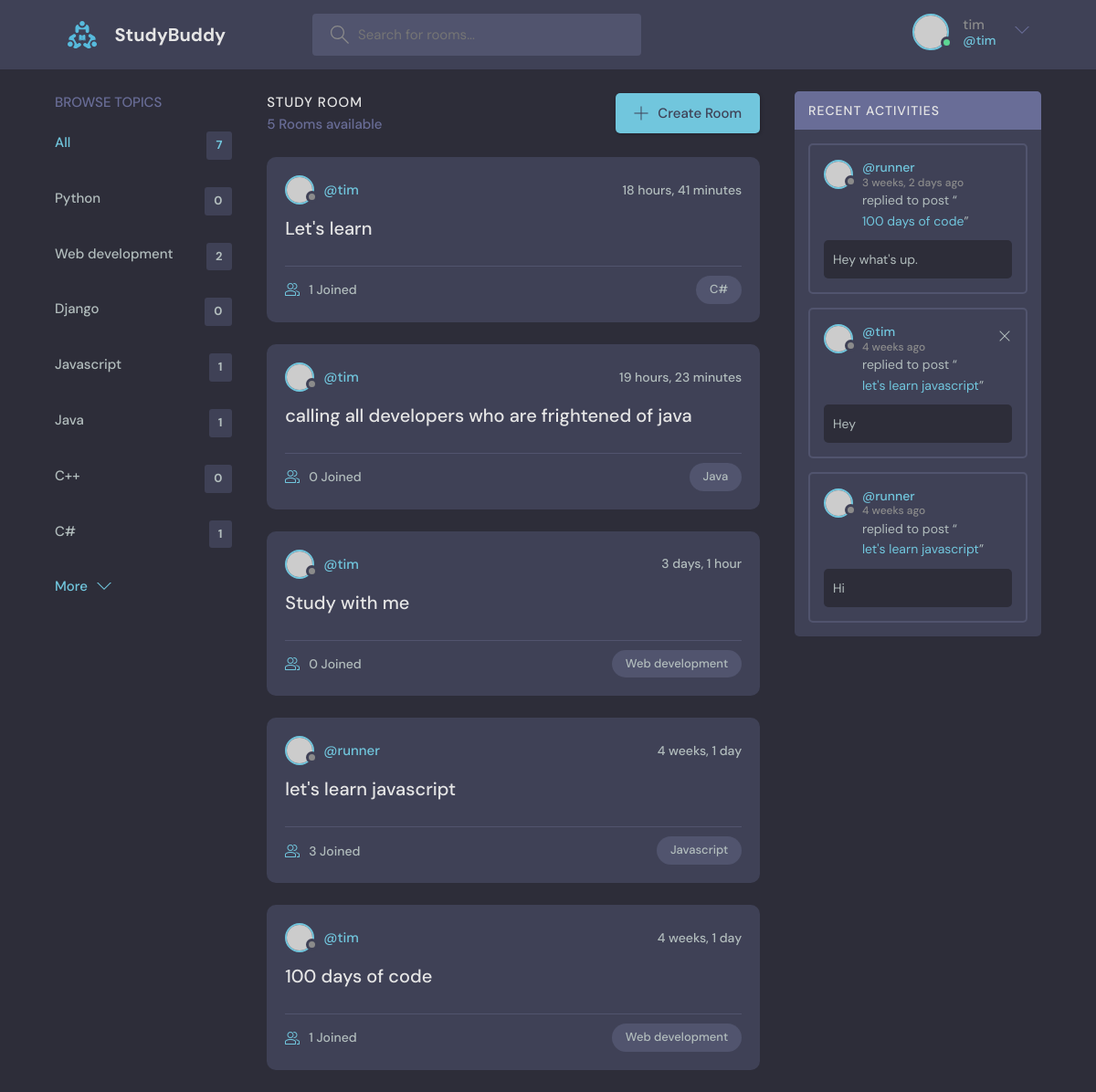
Screenshot of / (signed in) with the database file from the repository.
### base/models.py (models this page shows, shortened)
class Topic(models.Model):
    name = models.CharField(max_length=200)

class Room(models.Model):
    host = models.ForeignKey(User, on_delete=models.SET_NULL, null=True)
    topic = models.ForeignKey(Topic, on_delete=models.SET_NULL, null=True)
    name = models.CharField(max_length=200)
    description = models.TextField(null=True, blank=True)
    participants = models.ManyToManyField(User,
                                          related_name='participants',
                                          blank=True)
    updated = models.DateTimeField(auto_now=True)
    created = models.DateTimeField(auto_now_add=True)
    class Meta:
        ordering = ['-updated', '-created']

class Message(models.Model):
    user = models.ForeignKey(User, on_delete=models.CASCADE)
    room = models.ForeignKey(Room, on_delete=models.CASCADE)
    body = models.TextField()
    updated = models.DateTimeField(auto_now=True)
    created = models.DateTimeField(auto_now_add=True)
    class Meta:
        ordering = ['-updated', '-created']

### base/views.py (the view)
# urls.py: path('', views.home, name='home'),
def home(request):
    q = request.GET.get('q') if request.GET.get('q') != None else ''
    rooms = Room.objects.filter(
        Q(topic__name__icontains=q) |
        Q(name__icontains=q) |
        Q(description__icontains=q))
    topics = Topic.objects.all()
    room_count = rooms.count()
    room_messages = Message.objects.filter(Q(room__topic__name__icontains=q))
    context = {'rooms': rooms, 'topics': topics, 'room_count': room_count, 'room_messages': room_messages}
    return render(request, "base/home.html", context)

### base/templates/base/home.html (shortened to what this page needs)
{% extends 'main.html' %}
{% block content %}
    <main class="layout layout--3">
      <div class="container">
          {% include 'base/topics_component.html' %}
        <div class="roomList">
          <div class="roomList__header">
            <div>
              <h2>Study Room</h2>
              <p>{{room_count}} Rooms available</p>
            </div>
            <a class="btn btn--main" href="{% url 'create-room' %}">
              <svg version="1.1" xmlns="http://www.w3.org/2000/svg" width="32" height="32" viewBox="0 0 32 32">
                <title>add</title>
                <path
                  d="M16.943 0.943h-1.885v14.115h-14.115v1.885h14.115v14.115h1.885v-14.115h14.115v-1.885h-14.115v-14.115z"
                ></path>
              </svg>
              Create Room
            </a>
          </div>
          {% include 'base/feed_component.html' %}
        </div>
          {% include 'base/activity_component.html' %}
      </div>
    </main>
{% endblock %}

### templates/navbar.html (shortened to what this page needs)
{% load static %}
<header class="header header--loggedIn">
  <div class="container">
    <a href="{% url 'home' %}" class="header__logo">
      <img src="{% static 'images/logo.svg' %}" />
      <h1>StudyBuddy</h1>
    </a>
    <form class="header__search" method='GET' action="{% url 'home' %}">
      <label>
        <input name="q" placeholder="Search for rooms..." />
      </label>
    </form>
    <nav class="header__menu">
      {% if request.user.is_authenticated %}
      <div class="header__user">
        <a href="{% url 'user-profile' request.user.id %}">
          <div class="avatar avatar--medium active">
            <img src="https://randomuser.me/api/portraits/men/37.jpg" />
          </div>
          <p>{{request.user.username}}<span>@{{request.user.username}}</span></p>
        </a>
        <button class="dropdown-button">
          <svg version="1.1" xmlns="http://www.w3.org/2000/svg" width="32" height="32" viewBox="0 0 32 32">
            <title>chevron-down</title>
            <path d="M16 21l-13-13h-3l16 16 16-16h-3l-13 13z"></path>
          </svg>
        </button>
      </div>
      {% else %}
      <a href="{% url 'login' %}">
        <img src="{% static 'images/avatar.svg' %}" />
        <p>Login</p>
      </a>
      {% endif %}
    </nav>
  </div>
</header>

### base/templates/base/topics_component.html
<div class="topics">
  <div class="topics__header">
    <h2>Browse Topics</h2>
  </div>
  <ul class="topics__list">
    <li>
      <a href="{% url 'home' %}" class="active">All <span>{{topics.count}}</span></a>
    </li>
    {% for topic in topics %}
      <li>
        <a href="{% url 'home' %}?q={{topic.name}}">{{topic.name}}<span>{{topic.room_set.all.count}}</span></a>
      </li>
    {% endfor %}
  </ul>
  <a class="btn btn--link" href="topics.html">
    More
    <svg version="1.1" xmlns="http://www.w3.org/2000/svg" width="32" height="32" viewBox="0 0 32 32">
      <title>chevron-down</title>
      <path d="M16 21l-13-13h-3l16 16 16-16h-3l-13 13z"></path>
    </svg>
  </a>
</div>

### base/templates/base/feed_component.html
{% for room in rooms %}
<div class="roomListRoom">
  <div class="roomListRoom__header">
    <a href="{% url 'user-profile' room.host.id %}" class="roomListRoom__author">
      <div class="avatar avatar--small">
        <img src="https://randomuser.me/api/portraits/women/11.jpg" />
      </div>
      <span>@{{room.host.username}}</span>
    </a>
    <div class="roomListRoom__actions">
      <span>{{room.created|timesince}}</span>
    </div>
  </div>
  <div class="roomListRoom__content">
    <a href="{% url 'room' room.id %}">{{room.name}}</a>
  </div>
  <div class="roomListRoom__meta">
    <a href="{% url 'room' room.id %}" class="roomListRoom__joined">
      <svg version="1.1" xmlns="http://www.w3.org/2000/svg" width="32" height="32" viewBox="0 0 32 32">
        <title>{{room.topic.name}}</title>
        <path
          d="M30.539 20.766c-2.69-1.547-5.75-2.427-8.92-2.662 0.649 0.291 1.303 0.575 1.918 0.928 0.715 0.412 1.288 1.005 1.71 1.694 1.507 0.419 2.956 1.003 4.298 1.774 0.281 0.162 0.456 0.487 0.456 0.85v4.65h-4v2h5c0.553 0 1-0.447 1-1v-5.65c0-1.077-0.56-2.067-1.461-2.584z"
        ></path>
        <path
          d="M22.539 20.766c-6.295-3.619-14.783-3.619-21.078 0-0.901 0.519-1.461 1.508-1.461 2.584v5.65c0 0.553 0.447 1 1 1h22c0.553 0 1-0.447 1-1v-5.651c0-1.075-0.56-2.064-1.461-2.583zM22 28h-20v-4.65c0-0.362 0.175-0.688 0.457-0.85 5.691-3.271 13.394-3.271 19.086 0 0.282 0.162 0.457 0.487 0.457 0.849v4.651z"
        ></path>
        <path
          d="M19.502 4.047c0.166-0.017 0.33-0.047 0.498-0.047 2.757 0 5 2.243 5 5s-2.243 5-5 5c-0.168 0-0.332-0.030-0.498-0.047-0.424 0.641-0.944 1.204-1.513 1.716 0.651 0.201 1.323 0.331 2.011 0.331 3.859 0 7-3.141 7-7s-3.141-7-7-7c-0.688 0-1.36 0.131-2.011 0.331 0.57 0.512 1.089 1.075 1.513 1.716z"
        ></path>
        <path
          d="M12 16c3.859 0 7-3.141 7-7s-3.141-7-7-7c-3.859 0-7 3.141-7 7s3.141 7 7 7zM12 4c2.757 0 5 2.243 5 5s-2.243 5-5 5-5-2.243-5-5c0-2.757 2.243-5 5-5z"
        ></path>
      </svg>
      {{room.participants.all.count}} Joined
    </a>
    <p class="roomListRoom__topic">{{room.topic.name}}</p>
  </div>
</div>
{% endfor %}

### base/templates/base/activity_component.html
<div class="activities">
  <div class="activities__header">
    <h2>Recent Activities</h2>
  </div>
  {% for message in room_messages %}
  <div class="activities__box">
    <div class="activities__boxHeader roomListRoom__header">
      <a href="{% url 'user-profile' message.user.id %}" class="roomListRoom__author">
        <div class="avatar avatar--small">
          <img src="https://randomuser.me/api/portraits/women/11.jpg" />
        </div>
        <p>
          @{{message.user}}
          <span>{{message.created|timesince}} ago</span>
        </p>
      </a>
      {% if request.user == message.user %}
      <div class="roomListRoom__actions">
        <a href="{% url 'delete-message' message.id %}">
          <svg version="1.1" xmlns="http://www.w3.org/2000/svg" width="32" height="32" viewBox="0 0 32 32">
            <title>remove</title>
            <path
              d="M27.314 6.019l-1.333-1.333-9.98 9.981-9.981-9.981-1.333 1.333 9.981 9.981-9.981 9.98 1.333 1.333 9.981-9.98 9.98 9.98 1.333-1.333-9.98-9.98 9.98-9.981z"
            ></path>
          </svg>
        </a>
      </div>
      {% endif %}
    </div>
    <div class="activities__boxContent">
      <p>replied to post “<a href="{% url 'room' message.room.id %}">{{message.room.name}}</a>”</p>
      <div class="activities__boxRoomContent">
        {{message.body}}
      </div>
    </div>
  </div>
  {% endfor %}
</div>

### rows the page displays
Topic: name "Python", room_set.all.count "0"
Topic: name "Web development", room_set.all.count "2"
Topic: name "Django", room_set.all.count "0"
Topic: name "Javascript", room_set.all.count "1"
Topic: name "Java", room_set.all.count "1"
Topic: name "C++", room_set.all.count "0"
Topic: name "C#", room_set.all.count "1"
Room: host.username "tim", created "18 hours, 41 minutes", name "Let's learn", participants.all.count "1", topic.name "C#"
Room: host.username "tim", created "19 hours, 23 minutes", name "calling all developers who are frightened of java", participants.all.count "0", topic.name "Java"
Room: host.username "tim", created "3 days, 1 hour", name "Study with me", participants.all.count "0", topic.name "Web development"
Room: host.username "runner", created "4 weeks, 1 day", name "let's learn javascript", participants.all.count "3", topic.name "Javascript"
Room: host.username "tim", created "4 weeks, 1 day", name "100 days of code", participants.all.count "1", topic.name "Web development"
Message: user "runner", created "3 weeks, 2 days", room.name "100 days of code", body "Hey what's up."
Message: user "tim", created "4 weeks", room.name "let's learn javascript", body "Hey"
Message: user "runner", created "4 weeks", room.name "let's learn javascript", body "Hi"

### other values shown
{{ request.user.username }} "tim"
{{ topics.count }} "7"
{{ room_count }} "5"
